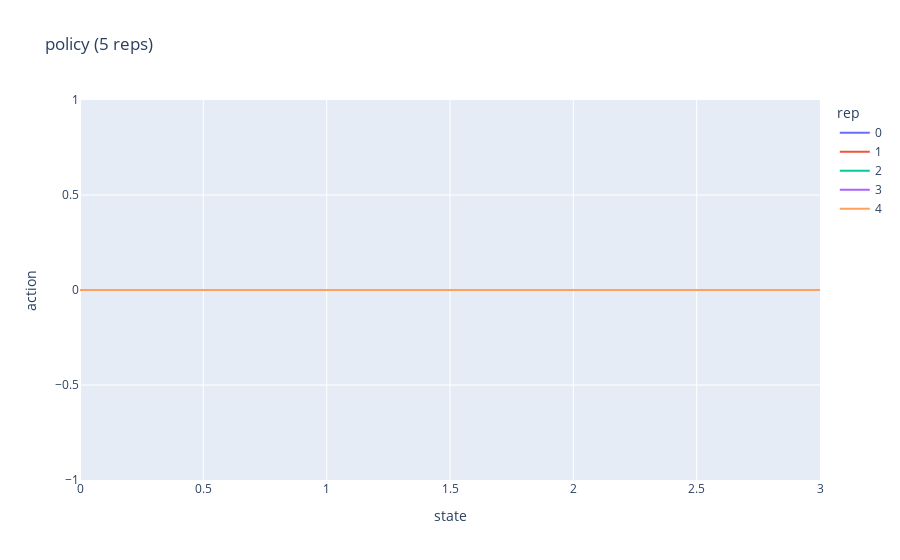

Notebook cell for this chart:
### Code cell
df = policy.query("rep < 5")
fig = px.line(df, x="state", y="action", color="rep", title='policy (5 reps)')
fig.show()

### Figure 1 — Plotly figure (JSON) as saved in the notebook; plotly's stock layout.template omitted (floating-point values rounded to 4 significant figures)
{"data": [{"hovertemplate": "rep=0<br>state=%{x}<br>action=%{y}<extra></extra>", "legendgroup": "0", "line": {"color": "#636efa", "dash": "solid"}, "marker": {"symbol": "circle"}, "mode": "lines", "name": "0", "orientation": "v", "showlegend": true, "type": "scatter", "x": [0, 0.06122, 0.1224, 0.1837, 0.2449, 0.3061, 0.3673, 0.4286, 0.4898, 0.551, 0.6122, 0.6735, 0.7347, 0.7959, 0.8571, 0.9184, 0.9796, 1.041, 1.102, 1.163, 1.224, 1.286, 1.347, 1.408, 1.469, 1.531, 1.592, 1.653, 1.714, 1.776, 1.837, 1.898, 1.959, 2.02, 2.082, 2.143, 2.204, 2.265, 2.327, 2.388, 2.449, 2.51, 2.571, 2.633, 2.694, 2.755, 2.816, 2.878, 2.939, 3], "xaxis": "x", "y": [0, 0, 0, 0, 0, 0, 0, 0, 0, 0, 0, 0, 0, 0, 0, 0, 0, 0, 0, 0, 0, 0, 0, 0, 0, 0, 0, 0, 0, 0, 0, 0, 0, 0, 0, 0, 0, 0, 0, 0, 0, 0, 0, 0, 0, 0, 0, 0, 0, 0], "yaxis": "y"}, {"hovertemplate": "rep=1<br>state=%{x}<br>action=%{y}<extra></extra>", "legendgroup": "1", "line": {"color": "#EF553B", "dash": "solid"}, "marker": {"symbol": "circle"}, "mode": "lines", "name": "1", "orientation": "v", "showlegend": true, "type": "scatter", "x": [0, 0.06122, 0.1224, 0.1837, 0.2449, 0.3061, 0.3673, 0.4286, 0.4898, 0.551, 0.6122, 0.6735, 0.7347, 0.7959, 0.8571, 0.9184, 0.9796, 1.041, 1.102, 1.163, 1.224, 1.286, 1.347, 1.408, 1.469, 1.531, 1.592, 1.653, 1.714, 1.776, 1.837, 1.898, 1.959, 2.02, 2.082, 2.143, 2.204, 2.265, 2.327, 2.388, 2.449, 2.51, 2.571, 2.633, 2.694, 2.755, 2.816, 2.878, 2.939, 3], "xaxis": "x", "y": [0, 0, 0, 0, 0, 0, 0, 0, 0, 0, 0, 0, 0, 0, 0, 0, 0, 0, 0, 0, 0, 0, 0, 0, 0, 0, 0, 0, 0, 0, 0, 0, 0, 0, 0, 0, 0, 0, 0, 0, 0, 0, 0, 0, 0, 0, 0, 0, 0, 0], "yaxis": "y"}, {"hovertemplate": "rep=2<br>state=%{x}<br>action=%{y}<extra></extra>", "legendgroup": "2", "line": {"color": "#00cc96", "dash": "solid"}, "marker": {"symbol": "circle"}, "mode": "lines", "name": "2", "orientation": "v", "showlegend": true, "type": "scatter", "x": [0, 0.06122, 0.1224, 0.1837, 0.2449, 0.3061, 0.3673, 0.4286, 0.4898, 0.551, 0.6122, 0.6735, 0.7347, 0.7959, 0.8571, 0.9184, 0.9796, 1.041, 1.102, 1.163, 1.224, 1.286, 1.347, 1.408, 1.469, 1.531, 1.592, 1.653, 1.714, 1.776, 1.837, 1.898, 1.959, 2.02, 2.082, 2.143, 2.204, 2.265, 2.327, 2.388, 2.449, 2.51, 2.571, 2.633, 2.694, 2.755, 2.816, 2.878, 2.939, 3], "xaxis": "x", "y": [0, 0, 0, 0, 0, 0, 0, 0, 0, 0, 0, 0, 0, 0, 0, 0, 0, 0, 0, 0, 0, 0, 0, 0, 0, 0, 0, 0, 0, 0, 0, 0, 0, 0, 0, 0, 0, 0, 0, 0, 0, 0, 0, 0, 0, 0, 0, 0, 0, 0], "yaxis": "y"}, {"hovertemplate": "rep=3<br>state=%{x}<br>action=%{y}<extra></extra>", "legendgroup": "3", "line": {"color": "#ab63fa", "dash": "solid"}, "marker": {"symbol": "circle"}, "mode": "lines", "name": "3", "orientation": "v", "showlegend": true, "type": "scatter", "x": [0, 0.06122, 0.1224, 0.1837, 0.2449, 0.3061, 0.3673, 0.4286, 0.4898, 0.551, 0.6122, 0.6735, 0.7347, 0.7959, 0.8571, 0.9184, 0.9796, 1.041, 1.102, 1.163, 1.224, 1.286, 1.347, 1.408, 1.469, 1.531, 1.592, 1.653, 1.714, 1.776, 1.837, 1.898, 1.959, 2.02, 2.082, 2.143, 2.204, 2.265, 2.327, 2.388, 2.449, 2.51, 2.571, 2.633, 2.694, 2.755, 2.816, 2.878, 2.939, 3], "xaxis": "x", "y": [0, 0, 0, 0, 0, 0, 0, 0, 0, 0, 0, 0, 0, 0, 0, 0, 0, 0, 0, 0, 0, 0, 0, 0, 0, 0, 0, 0, 0, 0, 0, 0, 0, 0, 0, 0, 0, 0, 0, 0, 0, 0, 0, 0, 0, 0, 0, 0, 0, 0], "yaxis": "y"}, {"hovertemplate": "rep=4<br>state=%{x}<br>action=%{y}<extra></extra>", "legendgroup": "4", "line": {"color": "#FFA15A", "dash": "solid"}, "marker": {"symbol": "circle"}, "mode": "lines", "name": "4", "orientation": "v", "showlegend": true, "type": "scatter", "x": [0, 0.06122, 0.1224, 0.1837, 0.2449, 0.3061, 0.3673, 0.4286, 0.4898, 0.551, 0.6122, 0.6735, 0.7347, 0.7959, 0.8571, 0.9184, 0.9796, 1.041, 1.102, 1.163, 1.224, 1.286, 1.347, 1.408, 1.469, 1.531, 1.592, 1.653, 1.714, 1.776, 1.837, 1.898, 1.959, 2.02, 2.082, 2.143, 2.204, 2.265, 2.327, 2.388, 2.449, 2.51, 2.571, 2.633, 2.694, 2.755, 2.816, 2.878, 2.939, 3], "xaxis": "x", "y": [0, 0, 0, 0, 0, 0, 0, 0, 0, 0, 0, 0, 0, 0, 0, 0, 0, 0, 0, 0, 0, 0, 0, 0, 0, 0, 0, 0, 0, 0, 0, 0, 0, 0, 0, 0, 0, 0, 0, 0, 0, 0, 0, 0, 0, 0, 0, 0, 0, 0], "yaxis": "y"}], "layout": {"legend": {"title": {"text": "rep"}, "tracegroupgap": 0}, "title": {"text": "policy (5 reps)"}, "xaxis": {"anchor": "y", "domain": [0, 1], "title": {"text": "state"}}, "yaxis": {"anchor": "x", "domain": [0, 1], "title": {"text": "action"}}}}
